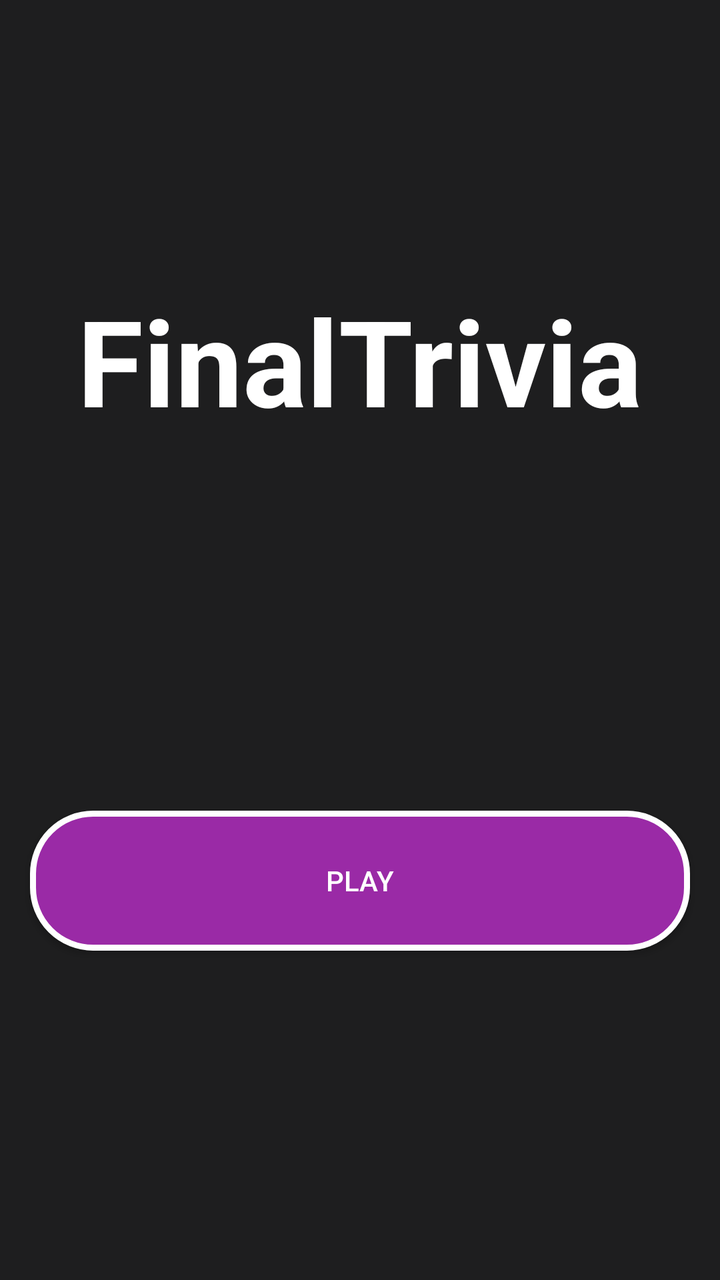
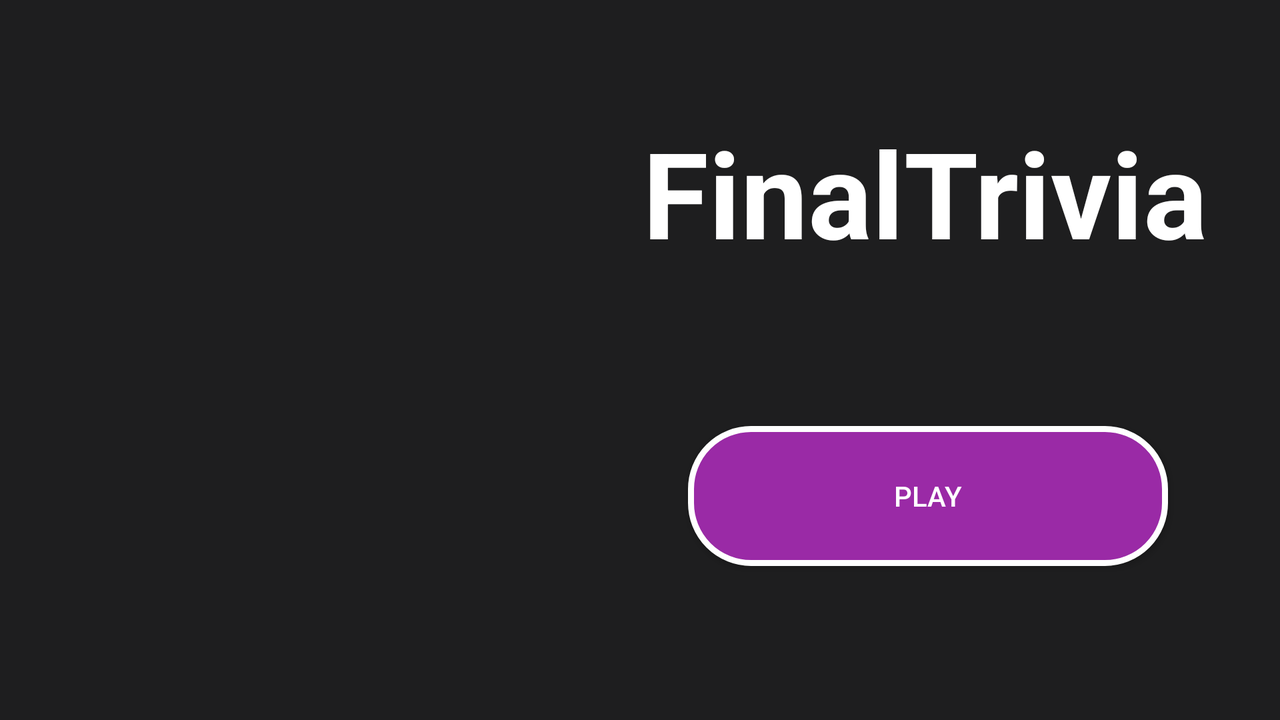

Compare how this app lays out the same screen by default and in its alternative resource folder. The renders come first, then the two layout files and the values they reference.
<!-- AndroidManifest.xml: application theme AppTheme -->
<!-- res/layout/activity_main.xml -->
<?xml version="1.0" encoding="utf-8"?>
<android.support.constraint.ConstraintLayout xmlns:android="http://schemas.android.com/apk/res/android"
    xmlns:app="http://schemas.android.com/apk/res-auto"
    xmlns:tools="http://schemas.android.com/tools"
    android:layout_width="match_parent"
    android:layout_height="match_parent"
    android:background="#1E1E1F"

    tools:context=".MainActivity">

    <ImageView
        android:id="@+id/imageView3"
        android:layout_width="match_parent"
        android:layout_height="382dp"
        android:layout_alignParentTop="true"
        android:layout_marginEnd="8dp"
        android:layout_marginLeft="4dp"
        android:layout_marginRight="8dp"
        android:layout_marginStart="4dp"
        android:layout_marginTop="8dp"
        app:layout_constraintEnd_toEndOf="parent"
        app:layout_constraintStart_toStartOf="parent"
        app:layout_constraintTop_toTopOf="parent"
        app:srcCompat="@drawable/rabbit" />

    <Button
        android:id="@+id/ButtonPlay"
        android:layout_width="330dp"
        android:layout_height="70dp"
        android:layout_alignParentBottom="true"
        android:layout_centerHorizontal="true"
        android:layout_marginBottom="32dp"
        android:layout_marginEnd="8dp"
        android:layout_marginLeft="8dp"
        android:layout_marginRight="8dp"
        android:layout_marginStart="8dp"
        android:layout_marginTop="8dp"
        android:text="PLAY"
        android:textColor="#ffff"
        app:layout_constraintBottom_toBottomOf="parent"
        app:layout_constraintEnd_toEndOf="parent"
        app:layout_constraintStart_toStartOf="parent"
        app:layout_constraintTop_toBottomOf="@+id/imageView3"
        app:layout_constraintVertical_bias="0.052"
        android:background="@drawable/button_design"/>

    <TextView
        android:id="@+id/textViewWelcome"
        android:layout_width="wrap_content"
        android:layout_height="wrap_content"
        android:layout_alignParentTop="true"
        android:layout_centerHorizontal="true"
        android:layout_marginEnd="8dp"
        android:layout_marginLeft="8dp"
        android:layout_marginRight="8dp"
        android:layout_marginStart="8dp"
        android:layout_marginTop="132dp"
        android:text="FinalTrivia"
        android:textColor="#ffff"
        android:textSize="60sp"
        android:textStyle="bold"
        app:layout_constraintEnd_toEndOf="parent"
        app:layout_constraintStart_toStartOf="parent"
        app:layout_constraintTop_toTopOf="@+id/imageView3" />


</android.support.constraint.ConstraintLayout>
<!-- resources referenced by this layout -->
<resources>
  <!-- drawable button_design (drawable) -->
  <?xml version="1.0" encoding="utf-8"?>
  <shape xmlns:android="http://schemas.android.com/apk/res/android" android:shape="rectangle" >
      <corners
          android:radius="30dp"
          />
      <solid
          android:color="#9A2AA6"
          />
      <padding
          android:left="0dp"
          android:top="0dp"
          android:right="0dp"
          android:bottom="0dp"
          />
      <size
          android:width="270dp"
          android:height="60dp"
          />
      <stroke
          android:width="3dp"
          android:color="#FFFFFF"
          />
  </shape>
  <style name="AppTheme" parent="Theme.AppCompat.Light.DarkActionBar">
          
          <item name="colorPrimary">@color/colorPrimary</item>
          <item name="colorPrimaryDark">@color/colorPrimaryDark</item>
          <item name="colorAccent">@color/colorAccent</item>
  
  
  
  
      </style>
  <color name="colorPrimary">#290b2d</color>
  <color name="colorPrimaryDark">#303F9F</color>
  <color name="colorAccent">#FF290B2D</color>
</resources>
<!-- res/layout-land/activity_main.xml (the repository's variant of the layout above) -->
<!-- drawn on the phone turned sideways -->
<?xml version="1.0" encoding="utf-8"?>
<android.support.constraint.ConstraintLayout xmlns:android="http://schemas.android.com/apk/res/android"
    xmlns:app="http://schemas.android.com/apk/res-auto"
    xmlns:tools="http://schemas.android.com/tools"
    android:layout_width="match_parent"
    android:layout_height="match_parent"
    android:background="#1E1E1F"

    tools:context=".MainActivity">

    <ImageView
        android:id="@+id/imageView3"
        android:layout_width="312dp"
        android:layout_height="match_parent"
        android:layout_alignParentTop="true"
        android:layout_marginEnd="8dp"
        android:layout_marginLeft="4dp"
        android:layout_marginRight="8dp"
        android:layout_marginStart="4dp"
        app:layout_constraintEnd_toEndOf="parent"
        app:layout_constraintHorizontal_bias="0.0"
        app:layout_constraintStart_toStartOf="parent"
        app:layout_constraintTop_toTopOf="parent"
        app:srcCompat="@drawable/rabbit" />

    <Button
        android:id="@+id/ButtonPlay"
        android:layout_width="240dp"
        android:layout_height="70dp"
        android:layout_alignParentBottom="true"
        android:layout_centerHorizontal="true"
        android:layout_marginBottom="44dp"
        android:layout_marginEnd="8dp"
        android:layout_marginLeft="8dp"
        android:layout_marginRight="8dp"
        android:layout_marginStart="8dp"
        android:layout_marginTop="8dp"
        android:background="@drawable/button_design"
        android:text="PLAY"
        android:textColor="#ffff"
        app:layout_constraintBottom_toBottomOf="parent"
        app:layout_constraintEnd_toEndOf="parent"
        app:layout_constraintHorizontal_bias="0.875"
        app:layout_constraintStart_toStartOf="parent"
        app:layout_constraintTop_toTopOf="parent"
        app:layout_constraintVertical_bias="0.862" />

    <TextView
        android:id="@+id/textViewWelcome"
        android:layout_width="wrap_content"
        android:layout_height="wrap_content"
        android:layout_alignParentTop="true"
        android:layout_centerHorizontal="true"
        android:layout_marginEnd="8dp"
        android:layout_marginLeft="8dp"
        android:layout_marginRight="8dp"
        android:layout_marginStart="8dp"
        android:layout_marginTop="56dp"
        android:text="FinalTrivia"
        android:textColor="#ffff"
        android:textSize="60sp"
        android:textStyle="bold"
        app:layout_constraintEnd_toEndOf="parent"
        app:layout_constraintHorizontal_bias="0.918"
        app:layout_constraintStart_toStartOf="parent"
        app:layout_constraintTop_toTopOf="@+id/imageView3" />


</android.support.constraint.ConstraintLayout>
